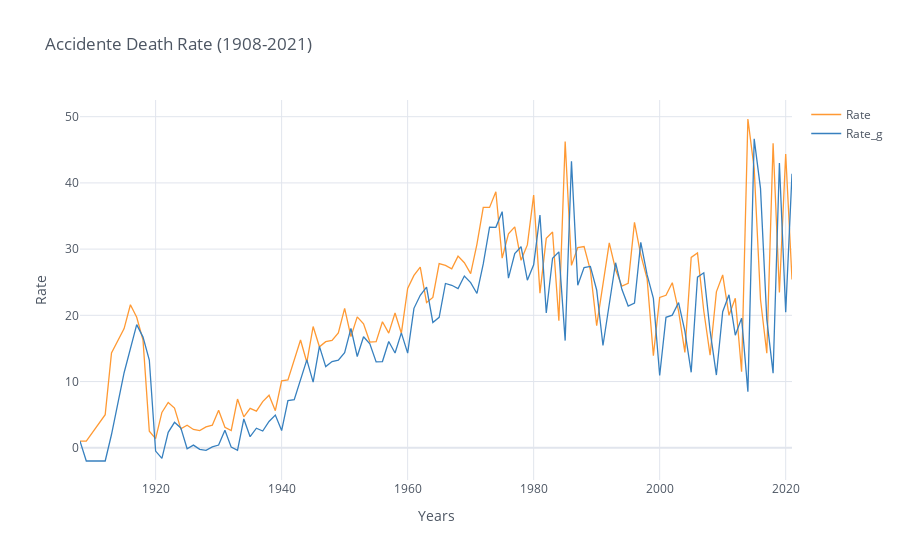

The cell this chart's notebook holds for it:
### Code cell
All_fat2[["Year", "Rate", "Rate_g"]].set_index("Year").iplot(kind='line', xTitle='Years', yTitle='Rate',
                                                             title='Accidente Death Rate (1908-2021)')
